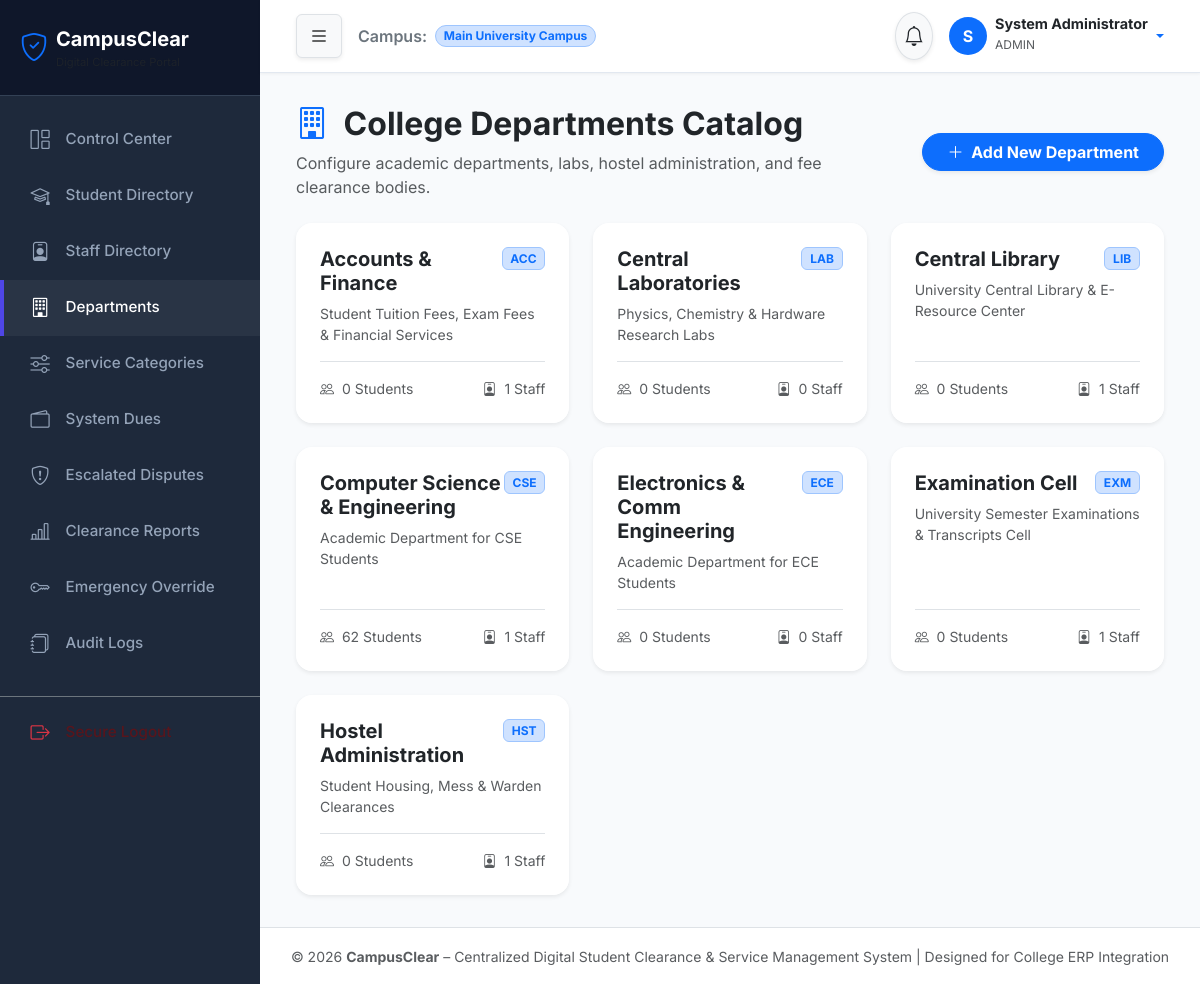
The app's page /admin/departments.php (signed in) with its own data.
### tables this page shows
CREATE TABLE `departments` (
  `id` int(11) NOT NULL AUTO_INCREMENT,
  `name` varchar(100) NOT NULL,
  `code` varchar(20) NOT NULL,
  `description` text DEFAULT NULL,
  `is_active` tinyint(1) DEFAULT 1,
  `created_at` timestamp NOT NULL DEFAULT current_timestamp(),
  PRIMARY KEY (`id`),
  UNIQUE KEY `name` (`name`),
  UNIQUE KEY `code` (`code`)
);

### includes/functions.php (called while the page is built, shortened)
<?php
function sanitize($data) {
    return htmlspecialchars(trim((string)$data), ENT_QUOTES, 'UTF-8');
}

### admin/departments.php (the view, shortened to what this page needs)
<?php
require_once __DIR__ . '/../includes/header.php';
require_once __DIR__ . '/../includes/sidebar.php';
require_once __DIR__ . '/../includes/navbar.php';
$pdo = db();
$departments = $pdo->query("
    SELECT d.*,
           (SELECT COUNT(*) FROM students s WHERE s.department_id = d.id) as student_count,
           (SELECT COUNT(*) FROM staff sf WHERE sf.department_id = d.id) as staff_count
    FROM departments d
    ORDER BY d.name ASC
")->fetchAll();
?>
<div class="container-fluid">
    <div class="row mb-4 align-items-center">
        <div class="col-md-8">
            <h2 class="fw-bold text-dark"><i class="bi bi-building me-2 text-primary"></i> College Departments Catalog</h2>
            <p class="text-muted mb-0">Configure academic departments, labs, hostel administration, and fee clearance bodies.</p>
        </div>
        <div class="col-md-4 text-md-end mt-3 mt-md-0">
            <button class="btn btn-primary rounded-pill px-4 shadow-sm fw-bold" data-bs-toggle="modal" data-bs-target="#addDeptModal">
                <i class="bi bi-plus-lg me-1"></i> Add New Department
            </button>
        </div>
    </div>
    <div class="row g-4">
        <?php foreach ($departments as $d): ?>
            <div class="col-md-6 col-lg-4">
                <div class="card card-glass h-100 border-0 shadow-sm">
                    <div class="card-body p-4 d-flex flex-column">
                        <div class="d-flex justify-content-between align-items-start mb-2">
                            <h5 class="fw-bold mb-0 text-dark"><?= sanitize($d['name']) ?></h5>
                            <span class="badge bg-primary-subtle text-primary border border-primary-subtle"><?= sanitize($d['code']) ?></span>
                        </div>
                        <p class="small text-muted mb-3 flex-grow-1"><?= sanitize($d['description'] ?: 'Standard institutional department.') ?></p>
                        <div class="border-top pt-3 d-flex justify-content-between text-muted small">
                            <span><i class="bi bi-people me-1"></i> <?= $d['student_count'] ?> Students</span>
                            <span><i class="bi bi-person-badge me-1"></i> <?= $d['staff_count'] ?> Staff</span>
                        </div>
                    </div>
                </div>
            </div>
        <?php endforeach; ?>
    </div>
</div>
<?php require_once __DIR__ . '/../includes/footer.php'; ?>

### assets/css/style.css (style rules this page uses)
:root { --primary-color: #4f46e5; --primary-hover: #4338ca; --secondary-color: #0ea5e9; --dark-bg: #0f172a; --sidebar-bg: #1e293b; --card-bg: #ffffff; --text-main: #334155; --text-muted: #64748b; --border-color: #e2e8f0; --success-bg: #dcfce7; --success-text: #15803d; --warning-bg: #fef9c3; --warning-text: #a16207; --danger-bg: #ffe4e6; --danger-text: #be123c; --shadow-sm: 0 1px 3px rgba(0,0,0,0.05); --shadow-md: 0 4px 6px -1px rgba(0,0,0,0.07), 0 2px 4px -1px rgba(0,0,0,0.04); --shadow-lg: 0 10px 25px -5px rgba(0,0,0,0.08), 0 8px 10px -6px rgba(0,0,0,0.03); }
body { font-family: 'Inter', system-ui, -apple-system, sans-serif; background-color: #f8fafc; color: var(--text-main); min-height: 100vh; display: flex; flex-direction: column; }
.card-glass { background: rgba(255, 255, 255, 0.95); backdrop-filter: blur(10px); border: 1px solid rgba(226, 232, 240, 0.8); border-radius: 1rem; box-shadow: var(--shadow-md); transition: transform 0.2s ease, box-shadow 0.2s ease; }

### records on screen
departments: name "Accounts & Finance", code "ACC", description "Student Tuition Fees, Exam Fees & Financial Services", student_count "0", staff_count "1"
departments: name "Central Laboratories", code "LAB", description "Physics, Chemistry & Hardware Research Labs", student_count "0", staff_count "0"
departments: name "Central Library", code "LIB", description "University Central Library & E-Resource Center", student_count "0", staff_count "1"
departments: name "Computer Science & Engineering", code "CSE", description "Academic Department for CSE Students", student_count "62", staff_count "1"
departments: name "Electronics & Comm Engineering", code "ECE", description "Academic Department for ECE Students", student_count "0", staff_count "0"
departments: name "Examination Cell", code "EXM", description "University Semester Examinations & Transcripts Cell", student_count "0", staff_count "1"
departments: name "Hostel Administration", code "HST", description "Student Housing, Mess & Warden Clearances", student_count "0", staff_count "1"

### other values on screen
APP_NAME "CampusClear"
substr($user['full_name'], 0, 1) "S"
$user['full_name'] "System Administrator"
$user['role'] "ADMIN"
APP_TAGLINE "Centralized Digital Student Clearance & Service Management System"
